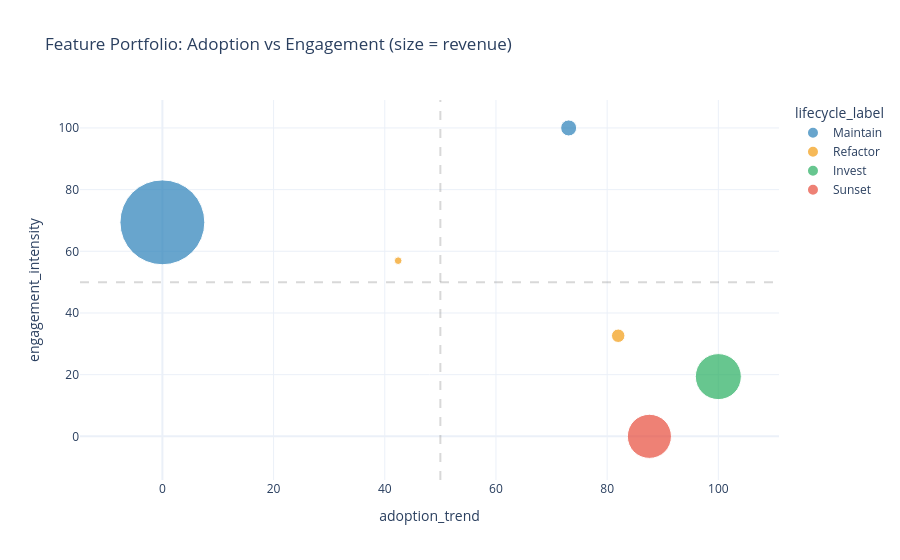

The notebook cell this image was saved under:
### Code cell
# adoption vs engagement scatter sized by revenue, colored by lifecycle
plot_data = scores.copy()
plot_data['revenue'] = derived.groupby('feature')['total_revenue'].sum().values
fig = px.scatter(
    plot_data, x='adoption_trend', y='engagement_intensity',
    size='revenue', color='lifecycle_label', hover_name='feature',
    color_discrete_map=LIFECYCLE_COLORS, size_max=60,
    title='Feature Portfolio: Adoption vs Engagement (size = revenue)',
    template='plotly_white',
)
fig.add_hline(y=50, line_dash='dash', line_color='gray', opacity=0.3)
fig.add_vline(x=50, line_dash='dash', line_color='gray', opacity=0.3)
fig.update_layout(height=500)
fig.show()

# score breakdown grouped bar
score_cols = ['adoption_trend','engagement_intensity','issue_burden','defect_risk']
breakdown  = scores.set_index('feature')[score_cols]
fig2 = go.Figure()
colors = ['#27ae60','#2980b9','#e74c3c','#f39c12']
for i, col in enumerate(score_cols):
    vals = breakdown[col] if col not in ['issue_burden','defect_risk'] else 100 - breakdown[col]
    fig2.add_trace(go.Bar(name=col.replace('_',' ').title(), x=breakdown.index, y=vals,
                           marker_color=colors[i]))
fig2.update_layout(barmode='group', template='plotly_white', height=400,
                   title='Value Score Breakdown by Component', yaxis_title='Score (0-100)')
fig2.show()

### Figure 1 — Plotly figure (JSON) as saved in the notebook; plotly's stock layout.template omitted (floating-point values rounded to 4 significant figures)
{"data": [{"hovertemplate": "<b>%{hovertext}</b><br><br>lifecycle_label=Maintain<br>adoption_trend=%{x}<br>engagement_intensity=%{y}<br>revenue=%{marker.size}<extra></extra>", "hovertext": ["Search", "Checkout"], "legendgroup": "Maintain", "marker": {"color": "#2980b9", "size": [243100.0, 8671.0], "sizemode": "area", "sizeref": 67.54, "symbol": "circle"}, "mode": "markers", "name": "Maintain", "orientation": "v", "showlegend": true, "type": "scatter", "x": [0.0, 73.08], "xaxis": "x", "y": [69.4, 100.0], "yaxis": "y"}, {"hovertemplate": "<b>%{hovertext}</b><br><br>lifecycle_label=Refactor<br>adoption_trend=%{x}<br>engagement_intensity=%{y}<br>revenue=%{marker.size}<extra></extra>", "hovertext": ["Recommendations", "Reviews"], "legendgroup": "Refactor", "marker": {"color": "#f39c12", "size": [1975.0, 6118.0], "sizemode": "area", "sizeref": 67.54, "symbol": "circle"}, "mode": "markers", "name": "Refactor", "orientation": "v", "showlegend": true, "type": "scatter", "x": [42.41, 81.99], "xaxis": "x", "y": [56.96, 32.62], "yaxis": "y"}, {"hovertemplate": "<b>%{hovertext}</b><br><br>lifecycle_label=Invest<br>adoption_trend=%{x}<br>engagement_intensity=%{y}<br>revenue=%{marker.size}<extra></extra>", "hovertext": ["Wishlist"], "legendgroup": "Invest", "marker": {"color": "#27ae60", "size": [71450.0], "sizemode": "area", "sizeref": 67.54, "symbol": "circle"}, "mode": "markers", "name": "Invest", "orientation": "v", "showlegend": true, "type": "scatter", "x": [100.0], "xaxis": "x", "y": [19.37], "yaxis": "y"}, {"hovertemplate": "<b>%{hovertext}</b><br><br>lifecycle_label=Sunset<br>adoption_trend=%{x}<br>engagement_intensity=%{y}<br>revenue=%{marker.size}<extra></extra>", "hovertext": ["Notifications"], "legendgroup": "Sunset", "marker": {"color": "#e74c3c", "size": [65690.0], "sizemode": "area", "sizeref": 67.54, "symbol": "circle"}, "mode": "markers", "name": "Sunset", "orientation": "v", "showlegend": true, "type": "scatter", "x": [87.6], "xaxis": "x", "y": [0.0], "yaxis": "y"}], "layout": {"autosize": true, "legend": {"itemsizing": "constant", "title": {"text": "lifecycle_label"}, "tracegroupgap": 0}, "shapes": [{"line": {"color": "gray", "dash": "dash"}, "opacity": 0.3, "type": "line", "x0": 0, "x1": 1, "xref": "x domain", "y0": 50, "y1": 50, "yref": "y"}, {"line": {"color": "gray", "dash": "dash"}, "opacity": 0.3, "type": "line", "x0": 50, "x1": 50, "xref": "x", "y0": 0, "y1": 1, "yref": "y domain"}], "title": {"text": "Feature Portfolio: Adoption vs Engagement (size = revenue)"}, "xaxis": {"anchor": "y", "autorange": true, "domain": [0, 1], "range": [-19.35, 113.5], "title": {"text": "adoption_trend"}, "type": "linear"}, "yaxis": {"anchor": "x", "autorange": true, "domain": [0, 1], "range": [-15.98, 109.8], "title": {"text": "engagement_intensity"}, "type": "linear"}}}
